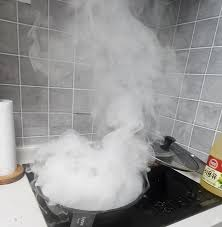
#> input picture src/image_pipeline/dryice.jpeg, 222 x 227 px
$ python -i dehaze.py   (imports and definitions only)   (older library calls are emulated)
#> lines starting #> are read from the running program, lines starting #| are printed output that depends on the picture
#!/usr/bin/env python3
"""
Dark Channel Prior (DCP) 기반 디헤이즈 — He et al., CVPR 2009.

OpenCV에 완제품이 없어 직접 구현한 부분.
ROS에 의존하지 않으므로 주피터/CLI에서 그대로 import해 튜닝할 수 있습니다.

실시간성 최적화 (발표에서의 기여 포인트):
  - 대기광/투과율 추정을 축소 해상도(기본 1/4)에서 수행 → 픽셀 수 1/16
  - guided filter도 축소 해상도에서 수행 후 투과율만 업샘플
  - 복원식만 원본 해상도에서 계산. 이때 numpy 대신 cv2 산술을 써서 전체해상도
    임시배열 6개 -> 3개로 줄임 (RPi5 실측 10.8ms -> 3.7ms). process() 참고
  - min filter는 cv2.erode 로 대체 (사각 커널 erode == min filter, C 구현)

화재 도메인 특유의 함정:
  - 표준 DCP의 대기광 A 추정은 "가장 밝은 픽셀"을 고르는데, 우리 장면에서는
    그게 **불씨/화염**일 수 있습니다. A가 과대 추정되면 화면 전체가 어두워지고
    정작 불씨 주변이 뭉개집니다.
  - 대응: 상위 후보의 **평균**을 사용 + a_max로 상한 클리핑 + (옵션) 화면 상단
    영역만 후보로 삼기(sky_ratio). 아래 estimate_atmospheric_light 참고.
"""

from __future__ import annotations

import cv2
import numpy as np


# ---------------------------------------------------------------- 기본 연산


def dark_channel(img: np.ndarray, patch: int) -> np.ndarray:
    """다크 채널: 채널 최솟값 -> patch x patch 최소 필터.

    img: float32 (H, W, 3), 0~1 범위
    """
    min_ch = np.min(img, axis=2)
    if patch <= 1:
        return min_ch
    kernel = cv2.getStructuringElement(cv2.MORPH_RECT, (patch, patch))
    # erode(사각 커널) == 최소 필터. 직접 슬라이딩 윈도우 짜면 수십 배 느림.
    return cv2.erode(min_ch, kernel)


def estimate_atmospheric_light(
    img: np.ndarray,
    dark: np.ndarray,
    top_ratio: float = 0.001,
    a_max: float = 0.92,
    sky_ratio: float = 1.0,
) -> np.ndarray:
    """대기광 A 추정 (1, 1, 3).

    top_ratio : 다크 채널 상위 몇 %를 후보로 볼지 (원논문 0.1%)
    a_max     : A 상한. 화염 같은 포화 픽셀이 섞였을 때 과대추정 방지
    sky_ratio : 후보를 이미지 상단 몇 비율로 제한할지 (1.0 = 제한 없음).
                지하주차장처럼 하늘이 없으면 1.0 유지, 연기가 위에 깔리면 0.5~0.7.
    """
    h, w = dark.shape
    limit = h if sky_ratio >= 1.0 else max(1, int(h * sky_ratio))

    dark_roi = dark[:limit]
    img_roi = img[:limit]

    n = max(int(dark_roi.size * top_ratio), 1)
    flat_dark = dark_roi.ravel()
    idx = np.argpartition(flat_dark, -n)[-n:]

    candidates = img_roi.reshape(-1, 3)[idx]  # (n, 3)
    # 원논문은 후보 중 "가장 밝은 한 픽셀"을 쓰지만, 스페큘러/화염 한 점에
    # 통째로 끌려갑니다. 평균이 훨씬 안정적입니다.
    a = candidates.mean(axis=0)
    a = np.clip(a, 1e-3, a_max)
    return a.reshape(1, 1, 3).astype(np.float32)


def guided_filter(guide: np.ndarray, src: np.ndarray, radius: int, eps: float) -> np.ndarray:
    """단일 채널 guided filter (He et al.).

    cv2.ximgproc.guidedFilter 는 opencv-contrib-python 이 있어야 쓸 수 있어서
    box filter 5번으로 직접 구현했습니다. 의존성 없이 동작합니다.
    """
    guide = guide.astype(np.float32)
    src = src.astype(np.float32)
    k = (2 * radius + 1, 2 * radius + 1)

    mean_i = cv2.blur(guide, k)
    mean_p = cv2.blur(src, k)
    corr_i = cv2.blur(guide * guide, k)
    corr_ip = cv2.blur(guide * src, k)

    var_i = corr_i - mean_i * mean_i
    cov_ip = corr_ip - mean_i * mean_p

    a = cov_ip / (var_i + eps)
    b = mean_p - a * mean_i

    mean_a = cv2.blur(a, k)
    mean_b = cv2.blur(b, k)
    return mean_a * guide + mean_b


# ---------------------------------------------------------------- 메인 클래스


class DarkChannelDehazer:
    """DCP 디헤이저.

    process(bgr_uint8) -> bgr_uint8  형태로 씁니다.
    파라미터는 ROS 파라미터에서 그대로 갈아끼울 수 있게 attribute로 노출.
    """

    def __init__(
        self,
        omega: float = 0.95,
        t0: float = 0.1,
        patch: int = 15,
        scale: float = 0.25,
        use_guided: bool = True,
        guided_radius: int = 8,
        guided_eps: float = 1e-3,
        a_top_ratio: float = 0.001,
        a_max: float = 0.92,
        sky_ratio: float = 1.0,
        a_smoothing: float = 0.0,
    ):
        self.omega = omega          # 1.0으로 하면 원근감이 사라져 부자연스러움 (원논문 0.95)
        self.t0 = t0                # 투과율 하한. 낮을수록 진한 연기까지 복원하지만 노이즈 폭발
        self.patch = patch          # 원본 해상도 기준 패치 크기
        self.scale = scale          # 추정 단계 축소 배율 (★ 실시간성의 핵심)
        self.use_guided = use_guided
        self.guided_radius = guided_radius  # 축소 해상도 기준 반경
        self.guided_eps = guided_eps
        self.a_top_ratio = a_top_ratio
        self.a_max = a_max
        self.sky_ratio = sky_ratio

        # 대기광 A의 프레임 간 EMA 계수 (0 = 끔, 0.9 = 강한 평활).
        # A는 매 프레임 장면 내용에서 추정되므로, 로봇이 움직여 화면이 바뀌면
        # **같은 불씨가 프레임마다 다른 밝기로 복원**됩니다. 영상에서는 깜빡임으로
        # 보이고, YOLO 학습 데이터로 쓰면 같은 물체의 외형 분산이 커집니다.
        # 시계열(동영상·rosbag·실주행)에는 켜고, 정지영상 비교 실험에는 끕니다.
        # ★ 켜면 출력이 이전 프레임에 의존하므로 더 이상 결정론적이지 않습니다.
        self.a_smoothing = a_smoothing
        self._a_ema: np.ndarray | None = None

        self.last_transmission: np.ndarray | None = None  # 디버깅/발표 그림용
        self.last_a: np.ndarray | None = None

    def reset_state(self) -> None:
        """프레임 간 누적 상태 초기화. 새 bag/영상을 시작할 때 호출."""
        self._a_ema = None

    # ------------------------------------------------------------------

    def _patch_for_scale(self) -> int:
        """축소본에서 같은 '실제 공간 범위'를 덮도록 패치도 함께 줄입니다.

        이걸 안 줄이면 축소본에서 패치가 상대적으로 너무 커져 투과율이
        과도하게 뭉개집니다(halo).
        """
        p = int(round(self.patch * self.scale))
        p = max(3, p)
        return p if p % 2 == 1 else p + 1

    def estimate_transmission(self, img_f: np.ndarray) -> tuple[np.ndarray, np.ndarray]:
        """축소본에서 A와 투과율 t를 추정해 (t_full, A) 반환. img_f: float32 0~1 원본 해상도."""
        h, w = img_f.shape[:2]

        if self.scale < 1.0:
            small = cv2.resize(img_f, None, fx=self.scale, fy=self.scale,
                               interpolation=cv2.INTER_AREA)
        else:
            small = img_f

        patch_s = self._patch_for_scale()

        dark = dark_channel(small, patch_s)
        a = estimate_atmospheric_light(small, dark, self.a_top_ratio,
                                       self.a_max, self.sky_ratio)

        # 프레임 간 평활 — t 계산에 들어가기 **전에** 적용해야
        # 투과율까지 함께 안정됩니다.
        if self.a_smoothing > 0.0:
            if self._a_ema is None:
                self._a_ema = a.copy()
            else:
                k = float(np.clip(self.a_smoothing, 0.0, 0.99))
                self._a_ema = k * self._a_ema + (1.0 - k) * a
            a = self._a_ema

        # t = 1 - omega * darkchannel(I / A)
        t_small = 1.0 - self.omega * dark_channel(small / a, patch_s)

        if self.use_guided:
            gray = cv2.cvtColor((small * 255).astype(np.uint8), cv2.COLOR_BGR2GRAY)
            gray = gray.astype(np.float32) / 255.0
            t_small = guided_filter(gray, t_small, self.guided_radius, self.guided_eps)

        if self.scale < 1.0:
            # 투과율은 저주파 신호라 업샘플해도 손실이 거의 없습니다. 이게 성립하는
            # 덕분에 축소 추정이 정당화됩니다.
            t = cv2.resize(t_small, (w, h), interpolation=cv2.INTER_LINEAR)
        else:
            t = t_small

        return t, a

    # ------------------------------------------------------------------

    def process(self, bgr: np.ndarray) -> np.ndarray:
        """bgr uint8 -> 디헤이즈된 bgr uint8."""
        img_f = bgr.astype(np.float32) / 255.0

        t, a = self.estimate_transmission(img_f)
        t = np.clip(t, self.t0, 1.0)

        self.last_transmission = t
        self.last_a = a

        # 복원식 J = (I - A) / t + A 를 0~255 정수 영역에서 그대로 계산합니다.
        #
        # 순진하게 쓰면
        #     out = (img_f - a) / t[..., None] + a
        #     np.clip(out * 255.0, 0, 255).astype(np.uint8)
        # 인데, 이러면 **전체해상도 float32 임시배열이 6개**(640x480x3 기준 3.7MB씩)
        # 만들어지고 그만큼 메모리를 훑습니다. numpy 는 단일 스레드이고 연산 융합도
        # 없어서, RPi5 실측으로 이 두 줄이 전처리 CPU의 40%(10.8ms/프레임)였습니다.
        #
        # cv2 산술은 SIMD + 포화 캐스팅이라 3패스로 줄고, 마지막 CV_8U 변환이
        # clip 과 astype 을 흡수합니다 -> 10.8ms -> 3.7ms (threads=1 기준).
        #
        # ★ A 에서 0.5를 빼는 이유: OpenCV 의 CV_8U 변환은 saturate_cast = **반올림**
        #   인데 이전 구현의 astype(uint8) 은 **절단**이었습니다. round(x - 0.5) 로
        #   맞춰주지 않으면 결과가 통째로 +1 씩 밀립니다.
        #
        # ★ 보정해도 이전 구현과 **비트 동일하지는 않습니다.** 이전에는 0~1 영역을
        #   경유했다가(÷255 -> 계산 -> ×255) 절단해서, 수학적으로 16인 값이
        #   15.9999990 이 되어 15 로 떨어졌습니다. 여기는 0~255 영역에서 바로
        #   계산하므로 16 이 나옵니다. 차이는 **항상 1 레벨 이하**이고, 실내
        #   프레임 기준 0.2~4.4% 픽셀에서 발생합니다. 주로 t=1.0 인 영역(다크채널
        #   0 -> 복원값이 정확히 정수)에서 갈립니다.
        #   정확도는 서로 비슷한 급입니다 — float64 정답 대비 평균 절대오차가
        #   실제 프레임에서는 0.480 vs 0.504(이쪽이 유리), 합성 영상에서는
        #   0.342 vs 0.316(반대). 어느 쪽이든 0.03 레벨 안쪽입니다.
        #   tests/test_dehaze.py::TestRestoreEquivalence 가 이 범위를 잠급니다.
        a255 = tuple(float(v) for v in (a.reshape(3) * 255.0))
        a_add = a255 + (0.0,)
        a_sub = tuple(v - 0.5 for v in a255) + (0.0,)

        inv3 = cv2.cvtColor(np.reciprocal(t), cv2.COLOR_GRAY2BGR)   # 1/t 를 3채널로
        out = cv2.subtract(bgr, a_add, dtype=cv2.CV_32F)            # I - A  (uint8 입력에서 바로)
        cv2.multiply(out, inv3, dst=out)                            # (I - A) * (1/t)
        return cv2.add(out, a_sub, dtype=cv2.CV_8U)                 # + A, 포화 변환 융합

    # [38 lines left out: function process_lowlight, not called in this run]


# ---------------------------------------------------------------- CLAHE


class ClaheEnhancer:
    """LAB의 L 채널에만 CLAHE.

    BGR 각 채널에 따로 걸면 채널별 히스토그램이 제각각 늘어나 **색이 틀어집니다**.
    LAB는 밝기(L)와 색(a,b)이 분리돼 있어 L만 건드리면 색상은 보존됩니다.
    """

    # [32 lines left out: functions __init__, update, process, apply_gamma, not called in this run]

>>> import cv2
>>> picture = cv2.imread('../dryice.jpeg')
#> picture is the input picture: shape (227, 222, 3); mean B, G, R 149.2, 149.7, 150.3
>>> result = DarkChannelDehazer().process(picture)
#> in dark_channel, `return cv2.erode(min_ch, kernel)`:
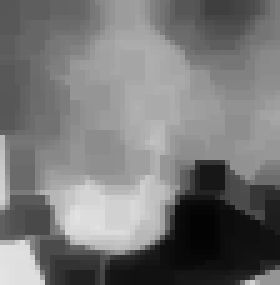
#> returned value: shape (57, 56) float32 (shown 5 times larger); min 0.0142, max 0.894, mean 0.469
#> in estimate_atmospheric_light, `flat_dark = dark_roi.ravel()`: flat_dark = 3192 values, max 0.894 at index 3024, min 0.0142 at index 2446, mean 0.469
#> in estimate_atmospheric_light, `idx = np.argpartition(flat_dark, -n)[-n:]`: idx = [3080, 3024, 3136]
#> in estimate_atmospheric_light, `candidates = img_roi.reshape(-1, 3)[idx]`: candidates = [[0.907, 0.903, 0.911], [0.9, 0.896, 0.904], [0.91, 0.91, 0.91]]
#> in estimate_atmospheric_light, `a = candidates.mean(axis=0)`: a = [0.906, 0.903, 0.908]
#> in estimate_transmission, `a = estimate_atmospheric_light(small, dark, self.a_top_ratio, self.a_m..`: a = [[0.906, 0.903, 0.908]]
#> in guided_filter, `mean_b = cv2.blur(b, k)`:
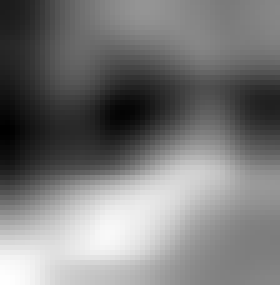
#> mean_b: shape (57, 56) float32 (shown 5 times larger); min 0.746, max 1.2, mean 0.962; drawn with min black and max white
#> in guided_filter, `return mean_a * guide + mean_b`:
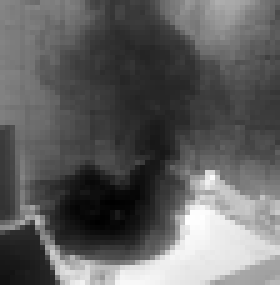
#> returned value: shape (57, 56) float32 (shown 5 times larger); min 0.196, max 1.03, mean 0.51; drawn with min black and max white
#> in process, `t = np.clip(t, self.t0, 1.0)`:
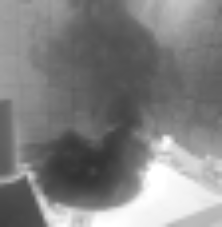
#> t: shape (227, 222) float32; min 0.197, max 1, mean 0.51
#> in process, `a255 = tuple(float(v) for v in (a.reshape(3) * 255.0))`: a255 = (230.9, 230.3, 231.6)
#> in process, `a_add = a255 + (0.0,)`: a_add = (230.9, 230.3, 231.6, 0)
#> in process, `a_sub = tuple(v - 0.5 for v in a255) + (0.0,)`: a_sub = (230.4, 229.8, 231.1, 0)
#> in process, `inv3 = cv2.cvtColor(np.reciprocal(t), cv2.COLOR_GRAY2BGR)`:
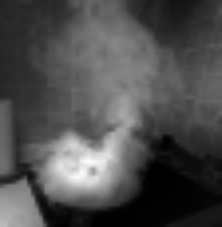
#> inv3: shape (227, 222, 3) float32; min 1, max 5.08, mean 2.25; drawn with min black and max white
#> in process, `cv2.multiply(out, inv3, dst=out)`:
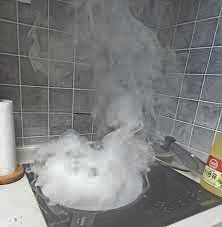
#> out: shape (227, 222, 3) float32; mean B, G, R -146.7, -144.8, -147.1; drawn with min black and max white
#> in process, `return cv2.add(out, a_sub, dtype=cv2.CV_8U)`:
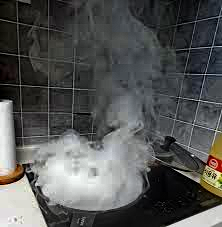
#> returned value: shape (227, 222, 3); mean of channels 0, 1, 2 83.9, 85, 84.1; drawn as B, G, R

$ run again, on src/image_pipeline/smoke01.jpg
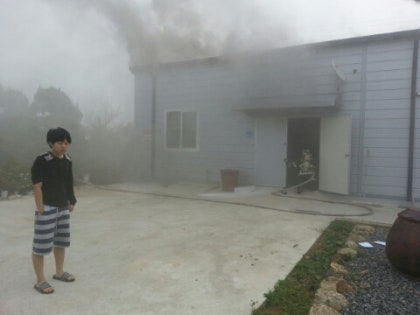
#> input picture src/image_pipeline/smoke01.jpg, 420 x 315 px
#> picture is the input picture: shape (315, 420, 3); mean B, G, R 136, 140.1, 137.6
#> flat_dark = 8295 values, max 0.943 at index 91, min 0.0718 at index 7032, mean 0.461
#> idx = [94, 90, 196, 197, 198, 93, 91, 92]
#> candidates = [[0.969, 0.953, 0.949], [0.973, 0.957, 0.953], [0.973, 0.957, 0.953], [0.957, 0.949, 0.945], [0.957, 0.949, 0.945], [0.969, 0.953, 0.949], [0.973, 0.957, 0.953], [0.969, 0.953, 0.949]]
#> in estimate_atmospheric_light, `a = candidates.mean(axis=0)`: a = [0.967, 0.953, 0.95]
#> in estimate_atmospheric_light, `a = np.clip(a, 1e-3, a_max)`: a = [0.92, 0.92, 0.92]
#> in estimate_transmission, `a = estimate_atmospheric_light(small, dark, self.a_top_ratio, self.a_m..`: a = [[0.92, 0.92, 0.92]]
#> in guided_filter, `return mean_a * guide + mean_b`:
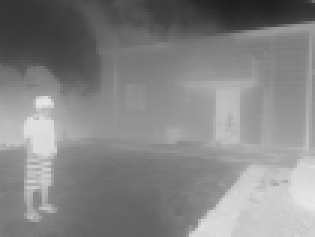
#> returned value: shape (79, 105) float32 (shown 3 times larger); min 0.119, max 0.907, mean 0.524
#> a255 = (234.6, 234.6, 234.6)
#> a_add = (234.6, 234.6, 234.6, 0)
#> a_sub = (234.1, 234.1, 234.1, 0)
#> in process, `return cv2.add(out, a_sub, dtype=cv2.CV_8U)`:
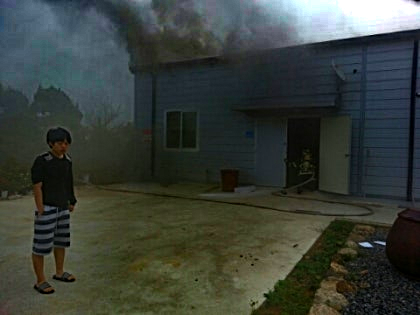
#> returned value: shape (315, 420, 3); mean of channels 0, 1, 2 57, 63.4, 57.2; drawn as B, G, R
